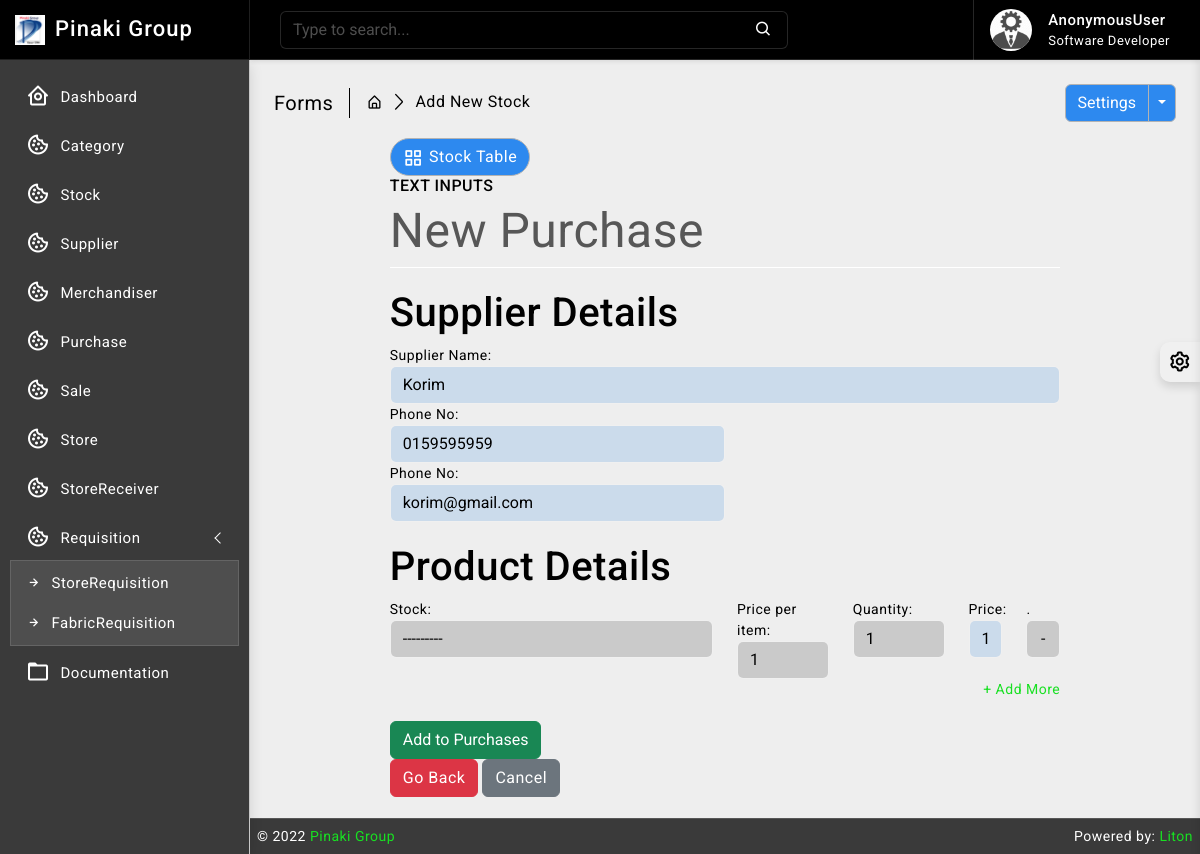
Screenshot of /purchase/create_purchase/2 with the database file from the repository.
### supplier/models.py (models this page shows, shortened)
class Supplier(models.Model):
    id = models.AutoField(primary_key=True)
    name = models.CharField(max_length=150)
    phone = models.CharField(max_length=12, unique=True)
    address = models.CharField(max_length=200)
    email = models.EmailField(max_length=254, unique=True)
    is_deleted = models.BooleanField(default=False)

### purchase/views.py (the view, shortened to what this page needs)
# urls.py: path('create_purchase/<pk>', views.PurchaseCreateView.as_view(), name='create_purchase'),
class PurchaseCreateView(View):
    template_name = 'purchase/create.html'                                      # Liton ------> Just a varisble asign template path
    def get(self, request, pk):
        formset = PurchaseItemFormset(request.GET or None)                      # renders an empty formset
        supplierobj = get_object_or_404(Supplier, pk=pk)                        # gets the supplier object
        context = {
            'formset'   : formset,
            'supplier'  : supplierobj,
        }                                                                       # sends the supplier and formset as context
        return render(request, self.template_name, context)

### stock/models.py (called while the page is built)
    def __str__(self):
        return self.name

### templates/purchase/create.html (shortened to what this page needs)
{% extends 'base/base.html' %}
{% block body %}
{% load crispy_forms_tags %}
{% load static %}
<div class="page-wrapper">
	<div class="page-content">
		<div class="page-breadcrumb d-none d-sm-flex align-items-center mb-3">
			<div class="breadcrumb-title pe-3">Forms</div>
			<div class="ps-3">
				<nav aria-label="breadcrumb">
					<ol class="breadcrumb mb-0 p-0">
						<li class="breadcrumb-item">
							<a href="#">
								<i class="bx bx-home-alt"></i>
							</a>
						</li>
						<li class="breadcrumb-item active" aria-current="page">Add New Stock</li>
					</ol>
				</nav>
			</div>
			<div class="ms-auto">
				<div class="btn-group">
					<button type="button" class="btn btn-light">Settings</button>
					<button type="button" class="btn btn-light dropdown-toggle dropdown-toggle-split" data-bs-toggle="dropdown">
					</button>
				</div>
			</div>
		</div>
		<div class="row">
			<div class="col-xl-9 mx-auto">
				<div class="ms-auto">
					<a href="{% url 'stock_read' %}" class="btn btn-light radius-30 mt-2 mt-lg-0">
						<i class="bx bx-grid-alt"></i>Stock Table
					</a>
				</div>
				<h6 class="mb-0 text-uppercase">Text Inputs</h6>
    <div style="color:#575757; font-style: bold; font-size: 3rem; border-bottom: 1px solid white;">New Purchase</div>
        <br>
        <div class="panel panel-default">
            <div class="panel-heading panel-heading-text">
                <h1>Supplier Details</h1>
            </div>
            <div class="panel-body">
                <div class="form-group">
                    <label for="id_name" class="panel-body-text">Supplier Name:</label>
                    <input type="text" class="form-control textinput" id="id_name" value="{{ supplier.name }}" disabled>
                </div>
                <div class="form-row">
                    <div class="form-group col-md-6">
                        <label for="id_phone" class="panel-body-text">Phone No:</label>
                        <input type="text" class="form-control textinput" id="id_phone" value="{{ supplier.phone }}" disabled>
                    </div>
                </div>
                <div class="form-row">
                    <div class="form-group col-md-6">
                        <label for="id_phone" class="panel-body-text">Phone No:</label>
                        <input type="text" class="form-control textinput" id="id_phone" value="{{ supplier.email }}" disabled>
                    </div>
                </div>
            </div>
        </div>
        <br>
        <form method="post" class="panel panel-default">
            <div class="panel-heading panel-heading-text">
                <h1>Product Details</h1>
            </div>
                <div id="stockitem">
                    <div class="panel-body">
                    {% for form in formset %}
                        <div class="row form-row">
                            <div class="form-group col-md-6">
                                <label class="panel-body-text">Stock:</label>
                                {{ form.stock }}
                            </div>
                            <div class="form-group col-md-2">
                                <label class="panel-body-text">Price per item:</label>
                                {{ form.unit_price }}
                            </div>
                            <div class="form-group col-md-2">
                                <label class="panel-body-text">Quantity:</label>
                                {{ form.quantity }}
                            </div>
                            <div class="form-group col-md-1">
                                <label class="panel-body-text">Price:</label>
                                <input type="text" class="textinput form-control totalprice" value="1" disabled required>
                            </div>
                            <div class="form-group col-md-1">
                                <label class="panel-body-text" style="color: #000">.</label>
                                <button class="form-control btn btn-danger remove-form-row">-</button>
                            </div>
                        </div>
                    {% endfor %}
                        <div style="text-align: right;">
                            <a href="#" class="add-form-row">+ Add More</a>
                        </div>
                    </div>
                </div>
            <br>
            <div class="align-middle">
                <button type="submit" class="btn btn-success">Add to Purchases</button><br>
                    <a href="{% url 'select_supplier' %}" class="btn btn-danger">Go Back</a>
                <a href="{% url 'purchases_list' %}" class="btn btn-secondary">Cancel</a>
            </div>
        </form><br>
    </div>
			</div>
		</div>
	</div>
</div>
{% endblock body %}

### static/css/app.css (style rules this page uses)
body { font-size: 14px; letter-spacing: .5px; font-family: Roboto, sans-serif; overflow-x: hidden }
a { text-decoration: none }
.page-wrapper { height: 100%; margin-top: 60px; margin-bottom: 0px; margin-left: 250px }
.page-content { padding: 1.5rem 1.5rem 0 1.5rem }
.breadcrumb-title { font-size: 20px; border-right: 1.5px solid #000000; }
.page-breadcrumb .breadcrumb li.breadcrumb-item { font-size: 16px }
.page-breadcrumb .breadcrumb-item+.breadcrumb-item::before { display: inline-block; padding-right: .5rem; color: #000000; font-family: LineIcons; content: "\ea5c" }
.radius-30 { border-radius: 30px }
.btn i { vertical-align: middle; font-size: 1.3rem; margin-top: -1em; margin-bottom: -1em; margin-right: 5px }
input::placeholder { color: #fff!important; opacity: .3!important }
.bg-theme { background-size: 100% 100%; background-attachment: fixed; background-position: center; background-repeat: no-repeat; transition: background .2s; }
body.bg-theme2 { background-image: url(../images/bg-themes/2.png); }

### rows the page displays
Supplier: name "Korim", phone "0159595959", email "korim@gmail.com"

### other values shown
{{ request.user }} "AnonymousUser"
